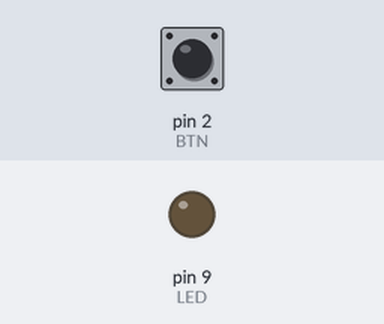
Simulated run of this sketch. Board: Arduino Uno, built with avr-gcc and run on an emulated ATmega328P. On the bench: output pins drawn as LEDs (lit = HIGH). Inputs (shaded band) come from the test bench; at power-on: pin 2 (BTN) HIGH.

Above: at 1.2 s.
1.3 s: pin 2 (BTN) pulled LOW for 3.2 s
At 5.3 s:
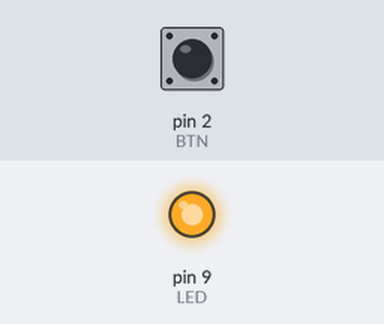
Timing chart, 0 to 6.8 s (numbered marks = the images above; inputs shaded):
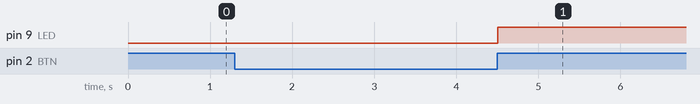

Measured:
- after the input at 1.3 s, pin 9 (LED): LOW → HIGH after 3.2 s

The sketch:

Projeto_154_Clique_longo_de_dois_segundos.ino
```cpp
// Projeto 154 - Clique longo de dois segundos
// Arduino Uno | Arduino Neon Lab

const byte BTN=2,LED=9;
unsigned long inicio=0;bool antes=HIGH,ligado=false;
void setup(){pinMode(BTN,INPUT_PULLUP);pinMode(LED,OUTPUT);}
void loop(){
 bool agora=digitalRead(BTN);
 if(antes==HIGH && agora==LOW) inicio=millis();
 if(antes==LOW && agora==HIGH && millis()-inicio>=2000UL)
   ligado=!ligado;
 antes=agora;digitalWrite(LED,ligado);
 delay(20);
}
```
